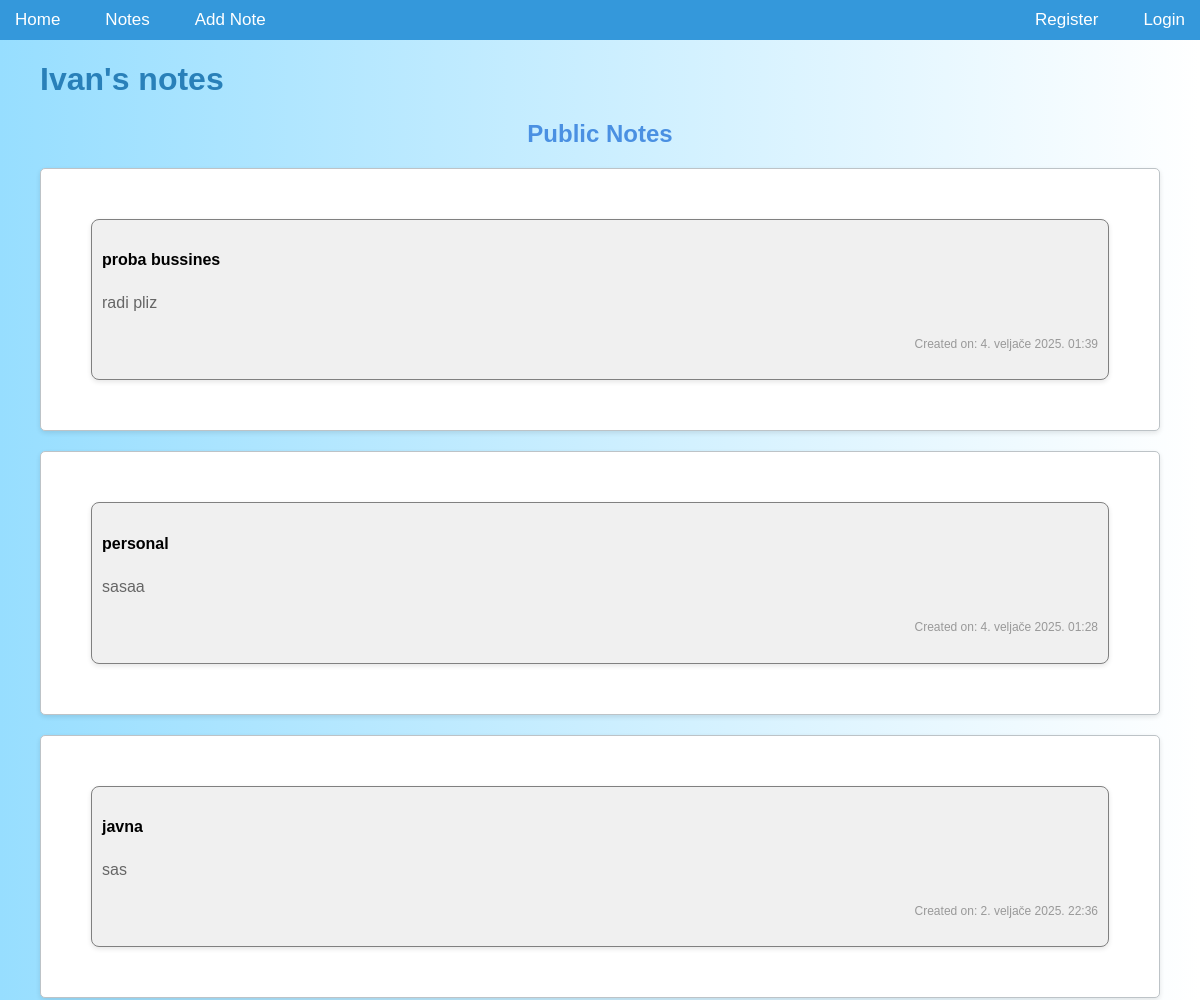
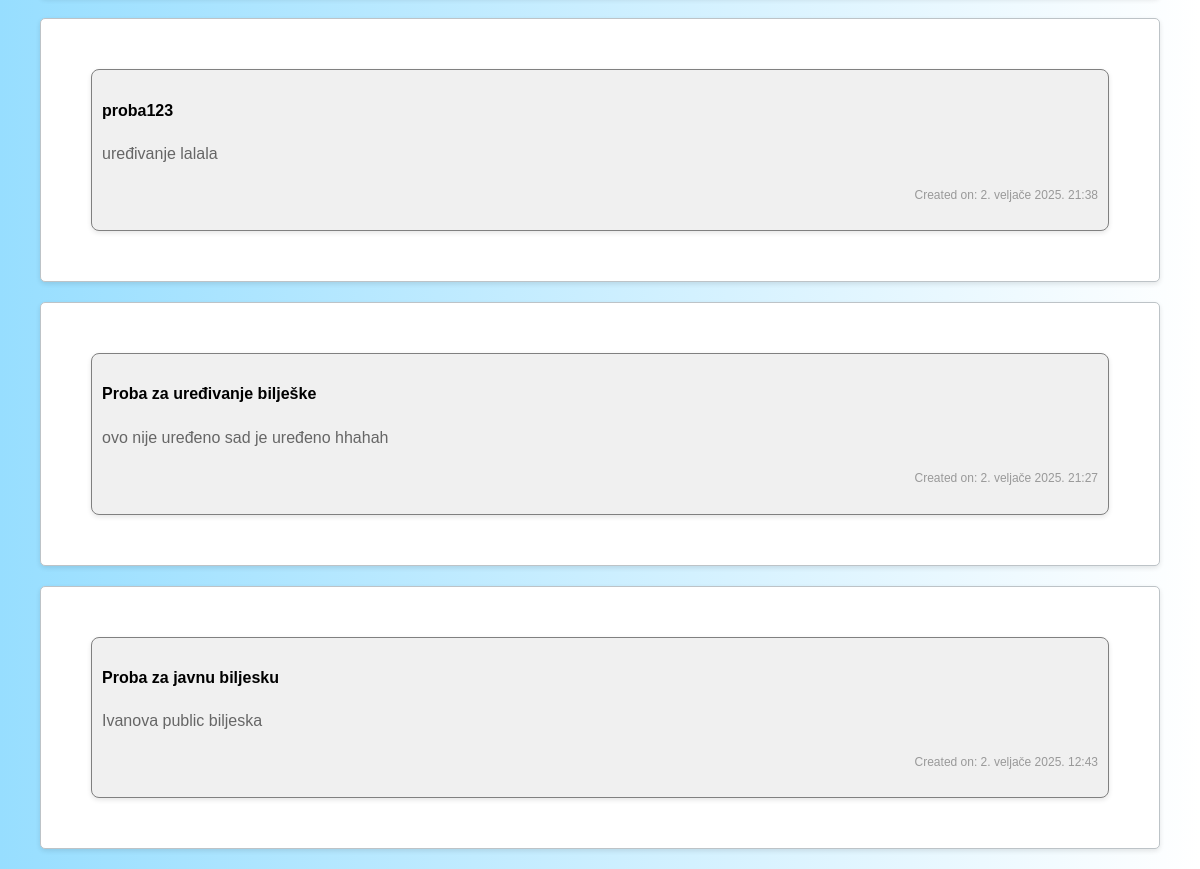
Before: /accounts/profile/3 with the older database file (2 pictures, top to bottom).
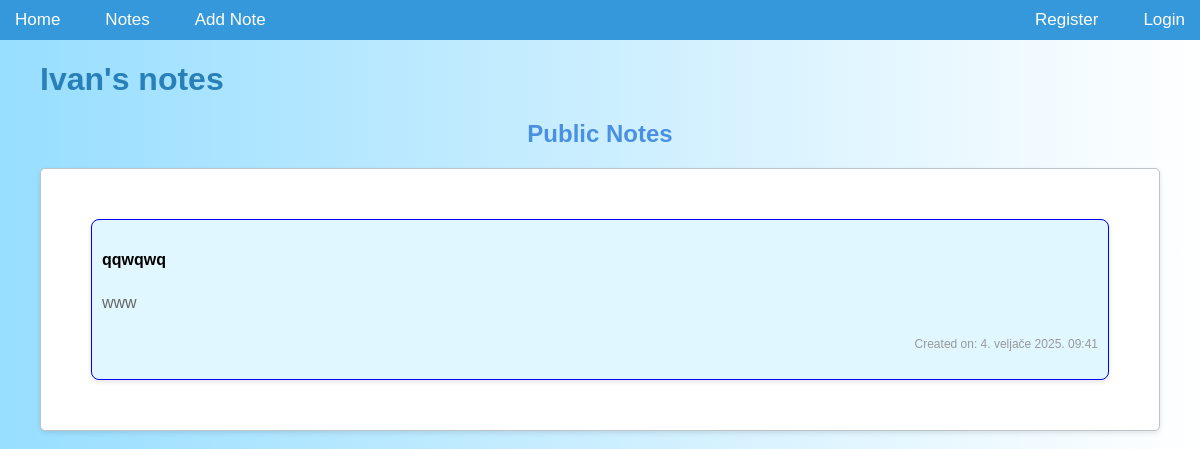
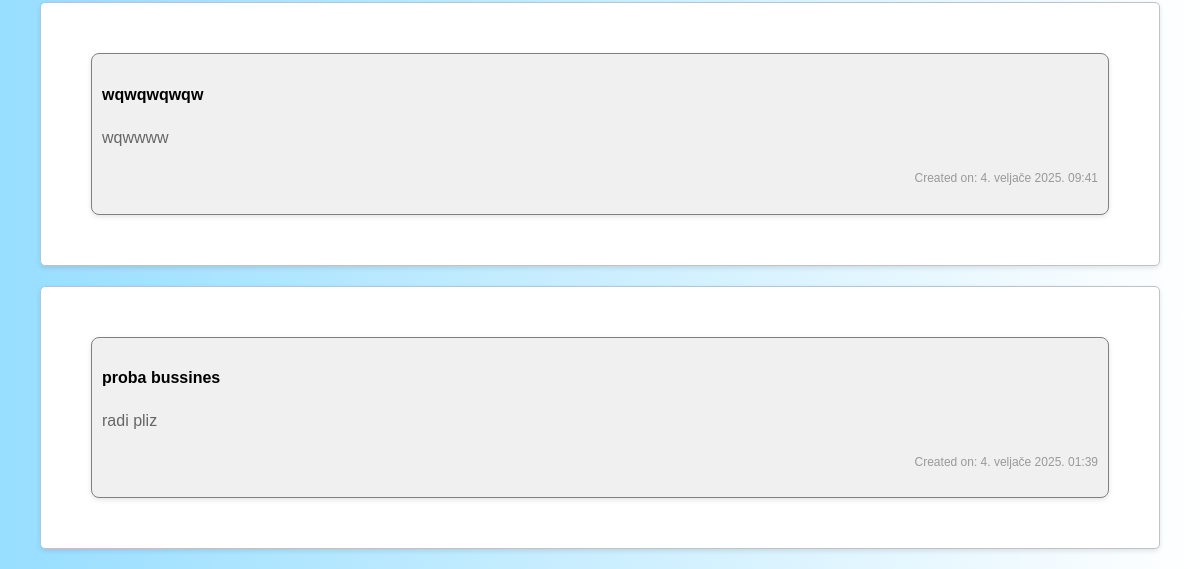
After: the same page with the newer database file (2 pictures, top to bottom).
### notes/models.py (models this page shows, shortened)
class Note(models.Model):
    ROLE_CHOICES = [
        ('hobbies', 'Hobbies'),
        ('movies', 'Movies'),
        ('school', 'School'),
        ('work', 'Work'),
        ('music', 'Music'),
        ('personal', 'Personal'),
    ]
    CATEGORY_CHOICES = [
        ('business', 'Business'),
        ('personal', 'Personal'),
    ]
    user = models.ForeignKey('accounts.CustomUser', on_delete=models.CASCADE, null=True, blank=True, related_name='notes')
    title = models.CharField(max_length=200)
    content = models.TextField()
    pub_date = models.DateTimeField(auto_now_add=True)
    likes = models.PositiveIntegerField(default=0)
    private_notes = models.ManyToManyField(PrivateNoteModel, blank=True)
    is_public = models.BooleanField(default=True)
    is_important = models.BooleanField(default=False)
    is_locked = models.BooleanField(default=False)
    password = models.CharField(max_length=100, null=True, blank=True)
    completed = models.BooleanField(default=False)
    is_private = models.BooleanField(default=False)
    role = models.CharField(max_length=20, choices=ROLE_CHOICES, blank=True, null=True)
    approved = models.BooleanField(default=False)
    category = models.CharField(max_length=20, choices=CATEGORY_CHOICES, default='personal')

### accounts/views.py (the view)
# urls.py: path('profile/<int:user_id>', views.profile, name="profile"),
def profile(request, user_id):
    user = get_object_or_404(CustomUser, pk=user_id)
    try:
        account = user.account
    except Account.DoesNotExist:
        account = None
    regular_user = account.regular_user if account else None
    superuser = account.superuser if account else None
    notes = Note.objects.filter(user=user)
    notes = Note.objects.filter(user=user)
    public_notes = notes.filter(is_public=True).order_by('-is_important', '-pub_date')
    if request.user == user:
        private_notes = notes.filter(is_private=True).order_by('-pub_date')
    else:
        private_notes = None
    context = {
        'profile_user': user,
        'account': account,
        'regular_user': regular_user,
        'superuser': superuser,
        'private_notes': private_notes,
        'public_notes': public_notes,
    }
    return render(request, 'accounts/profile.html', context)

### accounts/templates/accounts/profile.html (shortened to what this page needs)
{% extends 'notes/base.html' %}
{% block content %}
<div class="container">
  <h1 class="mb-5 mt-5 text-center">{{ profile_user.username }}'s notes</h1>
  <div class="row justify-content-center">
      <div class="col-md-8">
          <h2 class="mt-5 mb-4 text-center">Public Notes</h2>
          {% for note in public_notes %}
              <div class="card my-4 shadow-sm p-3">
                  <div class="card-body">
                      <div class="note {% if note.category == 'business' %} business-note {% elif note.category == 'personal' %} personal-note {% endif %}">
                          <h4>{{ note.title }}</h4>
                          <p>{{ note.content }}</p>
                          <p><small>Created on: {{ note.pub_date }}</small></p>
                      </div>
                  </div>
              </div>
          {% empty %}
              <p class="text-center">No public notes available.</p>
          {% endfor %}
      </div>
  </div>
</div>
{% endblock %}

Changed rows visible on the page:
removed Note: title "personal", content "sasaa", pub_date "4. veljače 2025. 01:28"
removed Note: title "javna", content "sas", pub_date "2. veljače 2025. 22:36"
removed Note: title "proba123", content "uređivanje lalala", pub_date "2. veljače 2025. 21:38"
removed Note: title "Proba za uređivanje bilješke", content "ovo nije uređeno sad je uređeno hhahah", pub_date "2. veljače 2025. 21:27"
removed Note: title "Proba za javnu biljesku", content "Ivanova public biljeska", pub_date "2. veljače 2025. 12:43"
added Note: title "qqwqwq", content "www", pub_date "4. veljače 2025. 09:41", category "business" (drawn)
added Note: title "wqwqwqwqw", content "wqwwww", pub_date "4. veljače 2025. 09:41"
